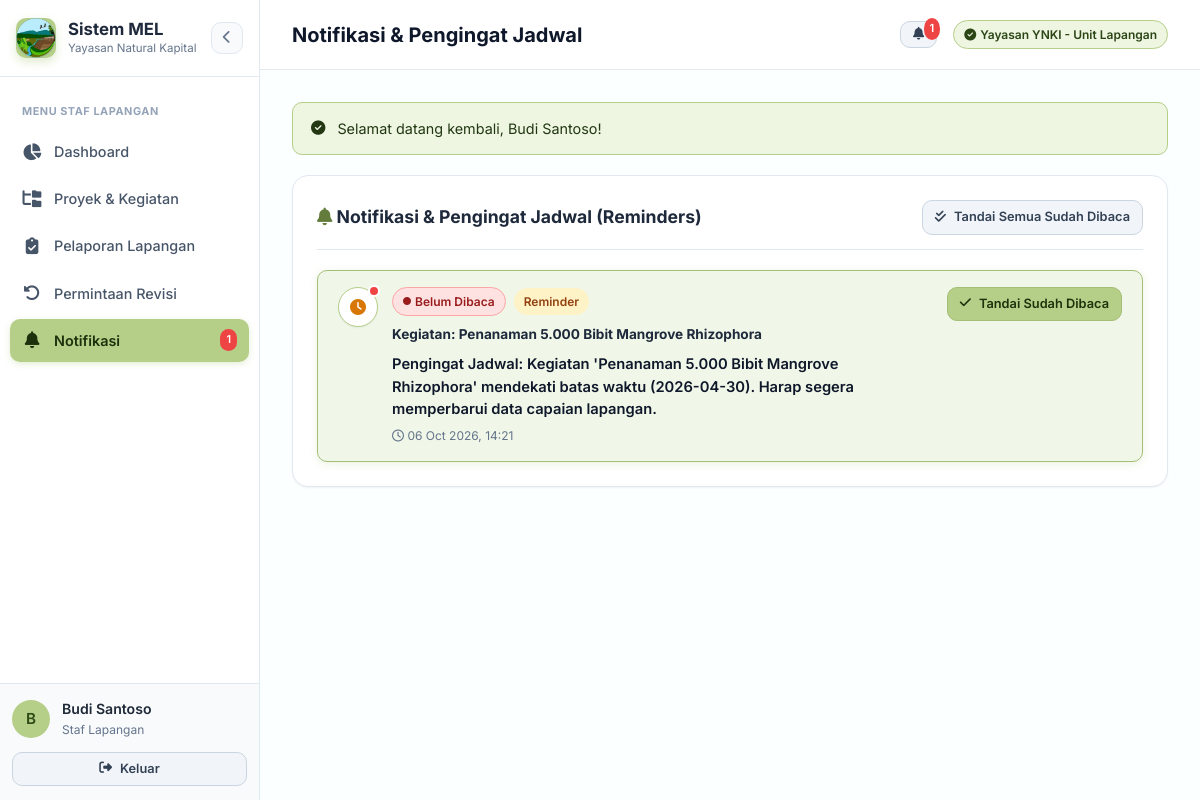
Page /notifications (signed in) on the committed database.
### tables this page shows
CREATE TABLE `project_members` (
  `project_member_id` int(11) NOT NULL,
  `project_id` int(11) NOT NULL,
  `user_id` int(11) NOT NULL,
  `member_role` varchar(100) DEFAULT NULL
);

CREATE TABLE `users` (
  `user_id` int(11) NOT NULL,
  `role_id` int(11) NOT NULL,
  `name` varchar(150) NOT NULL,
  `email` varchar(150) NOT NULL,
  `password` varchar(255) NOT NULL,
  `organization` varchar(150) DEFAULT NULL,
  `is_active` tinyint(1) DEFAULT 1,
  `created_at` datetime DEFAULT current_timestamp()
);

CREATE TABLE `roles` (
  `role_id` int(11) NOT NULL,
  `role_name` varchar(100) NOT NULL,
  `description` text DEFAULT NULL
);

CREATE TABLE `notifications` (
  `notification_id` int(11) NOT NULL,
  `user_id` int(11) NOT NULL,
  `activity_id` int(11) NOT NULL,
  `notification_type` varchar(100) DEFAULT NULL,
  `message` text NOT NULL,
  `sent_at` datetime DEFAULT current_timestamp(),
  `is_read` tinyint(1) DEFAULT 0
);

CREATE TABLE `activities` (
  `activity_id` int(11) NOT NULL,
  `project_id` int(11) NOT NULL,
  `activity_name` varchar(200) NOT NULL,
  `description` text DEFAULT NULL,
  `location` varchar(200) DEFAULT NULL,
  `activity_type` varchar(50) DEFAULT 'Kuantitatif' COMMENT 'Jenis kegiatan: Kuantitatif atau Kualitatif',
  `status` varchar(50) DEFAULT NULL,
  `created_at` datetime DEFAULT current_timestamp()
);

### views/notifications/index.php (the view)
<?php
require_once __DIR__ . '/../layouts/header.php';
?>
<div class="card">
    <div class="card-header">
        <h2 class="card-title"><i class="fa-solid fa-bell" style="color: var(--primary-dark);"></i> Notifikasi & Pengingat Jadwal (Reminders)</h2>
        <div>
            <a href="<?= BASE_URL ?>/notifications/read?id=0" class="btn btn-secondary btn-sm">
                <i class="fa-solid fa-check-double"></i> Tandai Semua Sudah Dibaca
            </a>
        </div>
    </div>
    <div style="display: flex; flex-direction: column; gap: 12px;">
        <?php if (empty($notifications)): ?>
            <p style="text-align: center; color: var(--text-muted); padding: 30px;">Tidak ada notifikasi saat ini.</p>
        <?php else: ?>
            <?php foreach ($notifications as $n): ?>
                <div style="display: flex; align-items: flex-start; justify-content: space-between; gap: 14px; padding: 16px 20px; border-radius: var(--radius-md); background: <?= $n['is_read'] ? '#ffffff' : '#f0f7e8' ?>; border: 1px solid <?= $n['is_read'] ? 'var(--border-color)' : '#a4be75' ?>; position: relative; box-shadow: <?= $n['is_read'] ? 'none' : '0 2px 8px rgba(181, 206, 136, 0.25)' ?>; transition: all 0.2s ease;">
                    <div style="display: flex; gap: 14px; align-items: flex-start;">
                        <div style="position: relative;">
                            <div style="width: 40px; height: 40px; border-radius: 50%; background: #ffffff; display: flex; align-items: center; justify-content: center; color: #2e4a16; border: 1px solid <?= $n['is_read'] ? '#e2e8f0' : '#b5ce88' ?>; box-shadow: var(--shadow-sm); flex-shrink: 0;">
                                <?php if ($n['notification_type'] === 'Reminder'): ?>
                                    <i class="fa-solid fa-clock" style="color: #d97706;"></i>
                                <?php elseif ($n['notification_type'] === 'Permintaan Perbaikan'): ?>
                                    <i class="fa-solid fa-triangle-exclamation" style="color: #dc2626;"></i>
                                <?php else: ?>
                                    <i class="fa-solid fa-bell" style="color: #15803d;"></i>
                                <?php endif; ?>
                            </div>
                            <?php if (!$n['is_read']): ?>
                                <span style="position: absolute; top: -2px; right: -2px; width: 12px; height: 12px; border-radius: 50%; background: #ef4444; border: 2px solid #ffffff;" title="Belum dibaca"></span>
                            <?php endif; ?>
                        </div>
                        <div>
                            <div style="display: flex; align-items: center; gap: 8px; flex-wrap: wrap;">
                                <?php if (!$n['is_read']): ?>
                                    <span class="badge" style="background-color: #fee2e2; color: #991b1b; border: 1px solid #fca5a5;">
                                        <i class="fa-solid fa-circle" style="font-size: 0.5rem;"></i> Belum Dibaca
                                    </span>
                                <?php else: ?>
                                    <span class="badge" style="background-color: #f1f5f9; color: #64748b; border: 1px solid #cbd5e1;">
                                        <i class="fa-solid fa-check"></i> Sudah Dibaca
                                    </span>
                                <?php endif; ?>
                                <span class="badge <?= $n['notification_type'] === 'Reminder' ? 'badge-warning' : ($n['notification_type'] === 'Permintaan Perbaikan' ? 'badge-danger' : 'badge-info') ?>">
                                    <?= htmlspecialchars($n['notification_type']) ?>
                                </span>
                                <?php if (!empty($n['activity_name'])): ?>
                                    <span style="font-size: 0.85rem; font-weight: <?= $n['is_read'] ? '600' : '700' ?>; color: #1e293b;">
                                        Kegiatan: <?= htmlspecialchars($n['activity_name']) ?>
                                    </span>
                                <?php endif; ?>
                            </div>
                            <div style="font-size: 0.92rem; color: <?= $n['is_read'] ? '#475569' : '#0f172a' ?>; font-weight: <?= $n['is_read'] ? '400' : '600' ?>; margin-top: 8px; line-height: 1.5;">
                                <?= htmlspecialchars($n['message']) ?>
                            </div>
                            <div style="font-size: 0.75rem; color: var(--text-muted); margin-top: 6px;">
                                <i class="fa-regular fa-clock"></i> <?= date('d M Y, H:i', strtotime($n['sent_at'])) ?>
                            </div>
                        </div>
                    </div>
                    <div style="flex-shrink: 0; margin-left: 10px;">
                        <?php if (!$n['is_read']): ?>
                            <a href="<?= BASE_URL ?>/notifications/read?id=<?= $n['notification_id'] ?>" class="btn btn-primary btn-sm" title="Tandai Sudah Dibaca">
                                <i class="fa-solid fa-check"></i> Tandai Sudah Dibaca
                            </a>
                        <?php else: ?>
                            <span style="font-size: 0.8rem; color: #94a3b8; font-weight: 500; display: inline-flex; align-items: center; gap: 4px;">
                                <i class="fa-solid fa-check-double" style="color: #10b981;"></i> Terbaca
                            </span>
                        <?php endif; ?>
                    </div>
                </div>
            <?php endforeach; ?>
        <?php endif; ?>
    </div>
</div>
<?php
require_once __DIR__ . '/../layouts/footer.php';
?>

### views/layouts/header.php (shortened to what the rows shown need)
<?php
require_once __DIR__ . '/../../helpers/AuthHelper.php';
$currentUser = AuthHelper::getUser();
$pageTitle = $pageTitle ?? 'Sistem MEL';
$activeMenu = $activeMenu ?? 'dashboard';
?>
<!DOCTYPE html>
<html lang="id">
<head>
    <link rel="stylesheet" href="https://cdnjs.cloudflare.com/ajax/libs/font-awesome/6.4.0/css/all.min.css">
    <link rel="stylesheet" href="<?= BASE_URL ?>/public/css/style.css">
</head>
<body>
    <div class="app-container">
        <aside class="sidebar" id="sidebar">
            <div class="sidebar-header">
                <div class="brand-badge">
                    <img src="<?= BASE_URL ?>/gambar%20logo/ynki-icon.webp" alt="Logo YNKI" style="width: 100%; height: 100%; object-fit: contain; border-radius: inherit;">
                </div>
                <div class="brand-text">
                    <div class="brand-title">Sistem MEL</div>
                    <div class="brand-sub">Yayasan Natural Kapital Indonesia</div>
                </div>
                <button type="button" class="sidebar-toggle-btn" id="sidebarToggleBtn" title="Tutup Sidebar" aria-label="Buka / Tutup Sidebar">
                    <i class="fa-solid fa-chevron-left"></i>
                </button>
            </div>
            <nav class="sidebar-nav">
                <?php
                require_once __DIR__ . '/../../models/Notification.php';
                $notifModelSide = new Notification();
                $unreadSide = $notifModelSide->getUnreadCount($currentUser['user_id']);
                ?>
                <?php if ($currentUser['role_id'] == 1):  ?>
                    <div class="nav-label">Menu Staf Lapangan</div>
                    <a href="<?= BASE_URL ?>/dashboard" class="nav-link <?= $activeMenu === 'dashboard' ? 'active' : '' ?>" title="Dashboard">
                        <i class="fa-solid fa-chart-pie"></i>
                        <span class="nav-text">Dashboard</span>
                    </a>
                    <a href="<?= BASE_URL ?>/projects" class="nav-link <?= $activeMenu === 'projects' ? 'active' : '' ?>" title="Proyek & Kegiatan">
                        <i class="fa-solid fa-folder-tree"></i>
                        <span class="nav-text">Proyek & Kegiatan</span>
                    </a>
                    <a href="<?= BASE_URL ?>/field-updates" class="nav-link <?= $activeMenu === 'field-updates' ? 'active' : '' ?>" title="Pelaporan Lapangan">
                        <i class="fa-solid fa-clipboard-check"></i>
                        <span class="nav-text">Pelaporan Lapangan</span>
                    </a>
                    <a href="<?= BASE_URL ?>/corrections" class="nav-link <?= $activeMenu === 'corrections' ? 'active' : '' ?>" title="Permintaan Revisi">
                        <i class="fa-solid fa-rotate-left"></i>
                        <span class="nav-text">Permintaan Revisi</span>
                    </a>
                    <a href="<?= BASE_URL ?>/notifications" class="nav-link <?= $activeMenu === 'notifications' ? 'active' : '' ?>" title="Notifikasi">
                        <i class="fa-solid fa-bell"></i>
                        <span class="nav-text">Notifikasi</span>
                        <?php if ($unreadSide > 0): ?>
                        <span class="badge" style="background: #ef4444; color: #fff; font-size: 0.68rem; padding: 2px 6px; margin-left: auto;">
                            <?= $unreadSide ?>
                        </span>
                        <?php endif; ?>
                    </a>
                <?php endif; ?>
            </nav>
            <div class="sidebar-footer">
                <div class="user-badge" title="<?= htmlspecialchars($currentUser['name'] ?? '') ?> (<?= htmlspecialchars($currentUser['role_name'] ?? '') ?>)">
                    <div class="user-avatar">
                        <?= strtoupper(substr($currentUser['name'] ?? 'U', 0, 1)) ?>
                    </div>
                    <div class="user-info">
                        <div class="user-name"><?= htmlspecialchars($currentUser['name'] ?? '') ?></div>
                        <div class="user-role"><?= htmlspecialchars($currentUser['role_name'] ?? '') ?></div>
                    </div>
                </div>
                <div class="logout-container" style="margin-top: 12px;">
                    <a href="<?= BASE_URL ?>/logout" class="btn btn-secondary btn-sm logout-btn" title="Keluar">
                        <i class="fa-solid fa-right-from-bracket"></i>
                        <span class="logout-text">Keluar</span>
                    </a>
                </div>
            </div>
        </aside>
        <main class="main-content" id="mainContent">
            <header class="navbar">
                <div class="page-title"><?= htmlspecialchars($pageTitle) ?></div>
                <div class="navbar-actions">
                    <a href="<?= BASE_URL ?>/notifications" class="btn btn-secondary btn-sm" style="position: relative;">
                        <i class="fa-solid fa-bell"></i>
                        <?php
                        require_once __DIR__ . '/../../models/Notification.php';
                        $notifModel = new Notification();
                        $unread = $notifModel->getUnreadCount($currentUser['user_id']);
                        if ($unread > 0):
                        ?>
                        <span style="position: absolute; top: -4px; right: -4px; background: var(--danger); color: #fff; border-radius: 50%; font-size: 0.7rem; padding: 2px 6px;">
                            <?= $unread ?>
                        </span>
                        <?php endif; ?>
                    </a>
                    <span class="badge badge-success">
                        <i class="fa-solid fa-circle-check"></i> <?= htmlspecialchars($currentUser['organization'] ?? 'YNKI') ?>
                    </span>
                </div>
            </header>
            <div class="content-body">
                <?php
                $successMsg = AuthHelper::getFlash('success');
                $isDashboard = isset($activeMenu) && $activeMenu === 'dashboard';
                $isWelcomeAlert = $successMsg && stripos($successMsg, 'Selamat datang') !== false;
                if ($successMsg && !($isDashboard && $isWelcomeAlert)):
                ?>
                    <div class="alert alert-success">
                        <i class="fa-solid fa-circle-check"></i>
                        <span><?= htmlspecialchars($successMsg) ?></span>
                    </div>
                <?php endif; ?>

### rows in the picture
project_members: user "1"
users: name "B", name "Budi Santoso", organization "Yayasan YNKI - Unit Lapangan"
roles: role_name "Staf Lapangan"
notifications: is_read 0 (drawn), notification_type "Reminder", activity.activity_name "Penanaman 5.000 Bibit Mangrove Rhizophora", message "Pengingat Jadwal: Kegiatan 'Penanaman 5.000 Bibit Mangrove Rhizophora' mendekati batas waktu (2026-04-30). Harap segera memperbarui data capaian lapangan.", sent_at "06 Oct 2026, 14:21"

### other values in the picture
$pageTitle "Notifikasi & Pengingat Jadwal"
$successMsg "Selamat datang kembali, Budi Santoso!"
